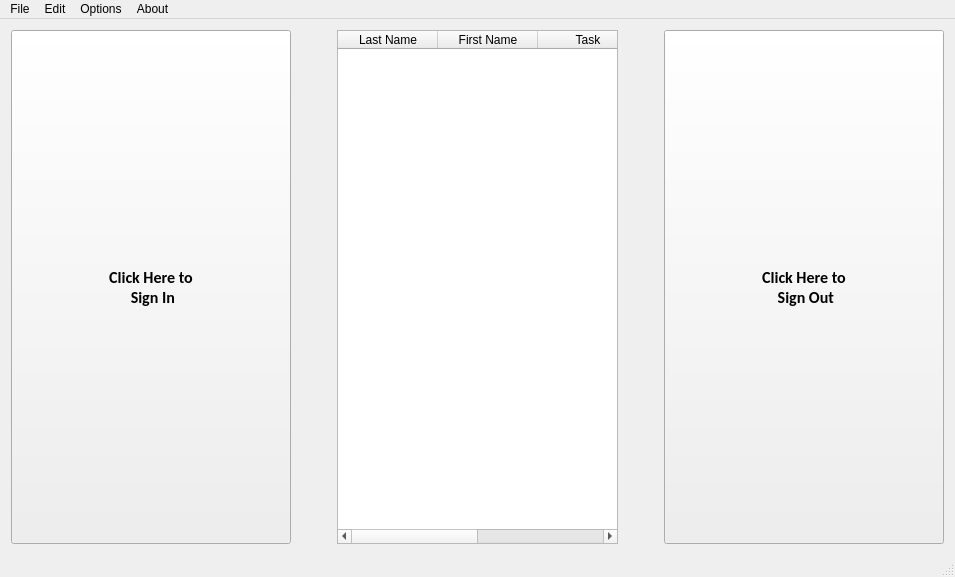
<?xml version="1.0" encoding="UTF-8"?>
<ui version="4.0">
 <class>LogNotebookClass</class>
 <widget class="QMainWindow" name="LogNotebookClass">
  <property name="geometry">
   <rect>
    <x>0</x>
    <y>0</y>
    <width>955</width>
    <height>577</height>
   </rect>
  </property>
  <property name="windowTitle">
   <string>Log Notebook</string>
  </property>
  <widget class="QWidget" name="centralWidget">
   <layout class="QHBoxLayout" name="horizontalLayout">
    <item>
     <widget class="QPushButton" name="signInBtn">
      <property name="sizePolicy">
       <sizepolicy hsizetype="Minimum" vsizetype="Minimum">
        <horstretch>0</horstretch>
        <verstretch>0</verstretch>
       </sizepolicy>
      </property>
      <property name="minimumSize">
       <size>
        <width>0</width>
        <height>0</height>
       </size>
      </property>
      <property name="font">
       <font>
        <family>Calibri</family>
        <pointsize>12</pointsize>
        <weight>75</weight>
        <bold>true</bold>
       </font>
      </property>
      <property name="autoFillBackground">
       <bool>false</bool>
      </property>
      <property name="text">
       <string>Click Here to 
 Sign In</string>
      </property>
     </widget>
    </item>
    <item>
     <spacer name="horizontalSpacer_2">
      <property name="orientation">
       <enum>Qt::Horizontal</enum>
      </property>
      <property name="sizeType">
       <enum>QSizePolicy::Preferred</enum>
      </property>
      <property name="sizeHint" stdset="0">
       <size>
        <width>40</width>
        <height>20</height>
       </size>
      </property>
     </spacer>
    </item>
    <item>
     <widget class="QTableWidget" name="tableWidget">
      <property name="enabled">
       <bool>true</bool>
      </property>
      <property name="sizePolicy">
       <sizepolicy hsizetype="Preferred" vsizetype="Preferred">
        <horstretch>0</horstretch>
        <verstretch>0</verstretch>
       </sizepolicy>
      </property>
      <property name="minimumSize">
       <size>
        <width>0</width>
        <height>0</height>
       </size>
      </property>
      <property name="editTriggers">
       <set>QAbstractItemView::NoEditTriggers</set>
      </property>
      <property name="alternatingRowColors">
       <bool>true</bool>
      </property>
      <property name="selectionMode">
       <enum>QAbstractItemView::NoSelection</enum>
      </property>
      <attribute name="horizontalHeaderCascadingSectionResizes">
       <bool>false</bool>
      </attribute>
      <attribute name="horizontalHeaderMinimumSectionSize">
       <number>100</number>
      </attribute>
      <attribute name="horizontalHeaderDefaultSectionSize">
       <number>100</number>
      </attribute>
      <attribute name="horizontalHeaderHighlightSections">
       <bool>false</bool>
      </attribute>
      <attribute name="horizontalHeaderShowSortIndicator" stdset="0">
       <bool>false</bool>
      </attribute>
      <attribute name="horizontalHeaderStretchLastSection">
       <bool>true</bool>
      </attribute>
      <attribute name="verticalHeaderVisible">
       <bool>true</bool>
      </attribute>
      <attribute name="verticalHeaderMinimumSectionSize">
       <number>100</number>
      </attribute>
      <column>
       <property name="text">
        <string>Last Name</string>
       </property>
      </column>
      <column>
       <property name="text">
        <string>First Name</string>
       </property>
      </column>
      <column>
       <property name="text">
        <string>Task</string>
       </property>
      </column>
      <column>
       <property name="text">
        <string>Time In</string>
       </property>
      </column>
     </widget>
    </item>
    <item>
     <spacer name="horizontalSpacer">
      <property name="orientation">
       <enum>Qt::Horizontal</enum>
      </property>
      <property name="sizeType">
       <enum>QSizePolicy::Preferred</enum>
      </property>
      <property name="sizeHint" stdset="0">
       <size>
        <width>40</width>
        <height>20</height>
       </size>
      </property>
     </spacer>
    </item>
    <item>
     <widget class="QPushButton" name="signOutBtn">
      <property name="sizePolicy">
       <sizepolicy hsizetype="Preferred" vsizetype="Minimum">
        <horstretch>0</horstretch>
        <verstretch>0</verstretch>
       </sizepolicy>
      </property>
      <property name="minimumSize">
       <size>
        <width>0</width>
        <height>0</height>
       </size>
      </property>
      <property name="font">
       <font>
        <family>Calibri</family>
        <pointsize>12</pointsize>
        <weight>75</weight>
        <bold>true</bold>
       </font>
      </property>
      <property name="text">
       <string>Click Here to 
 Sign Out</string>
      </property>
     </widget>
    </item>
   </layout>
  </widget>
  <widget class="QMenuBar" name="menuBar">
   <property name="geometry">
    <rect>
     <x>0</x>
     <y>0</y>
     <width>955</width>
     <height>26</height>
    </rect>
   </property>
   <widget class="QMenu" name="menuData">
    <property name="title">
     <string>File</string>
    </property>
    <addaction name="exportExcel"/>
    <addaction name="exportCSV"/>
   </widget>
   <widget class="QMenu" name="menuOptions">
    <property name="title">
     <string>Edit</string>
    </property>
    <addaction name="resetVolunteerHours"/>
   </widget>
   <widget class="QMenu" name="menuAbout">
    <property name="title">
     <string>About</string>
    </property>
    <addaction name="actionAbout"/>
   </widget>
   <widget class="QMenu" name="menuOption">
    <property name="title">
     <string>Options</string>
    </property>
    <addaction name="manageCloud"/>
   </widget>
   <addaction name="menuData"/>
   <addaction name="menuOptions"/>
   <addaction name="menuOption"/>
   <addaction name="menuAbout"/>
  </widget>
  <widget class="QStatusBar" name="statusBar"/>
  <action name="exportSheet">
   <property name="text">
    <string>Export Time Sheet</string>
   </property>
  </action>
  <action name="exportWorked">
   <property name="text">
    <string>Export Time Worked</string>
   </property>
  </action>
  <action name="exportSheet_2">
   <property name="text">
    <string>Log...</string>
   </property>
  </action>
  <action name="exportWorked_2">
   <property name="text">
    <string>Volunteer Hours...</string>
   </property>
  </action>
  <action name="clearLog">
   <property name="text">
    <string>Reset Log...</string>
   </property>
  </action>
  <action name="resetVolunteerHours">
   <property name="text">
    <string>Reset Data...</string>
   </property>
  </action>
  <action name="openTimeSheet">
   <property name="text">
    <string>Log...</string>
   </property>
  </action>
  <action name="openTimeWorked">
   <property name="text">
    <string>Volunteer Hours...</string>
   </property>
  </action>
  <action name="actionAbout">
   <property name="text">
    <string>About</string>
   </property>
  </action>
  <action name="exportExcel">
   <property name="text">
    <string>Export To Excel...</string>
   </property>
  </action>
  <action name="exportCSV">
   <property name="text">
    <string>Export To CSV...</string>
   </property>
  </action>
  <action name="manageCloud">
   <property name="text">
    <string>Manage Cloud Backup</string>
   </property>
  </action>
  <action name="backup">
   <property name="text">
    <string>Back Up Now</string>
   </property>
  </action>
  <action name="getLastBacup">
   <property name="text">
    <string>Get Last Backup</string>
   </property>
  </action>
  <action name="setBackupFrequency">
   <property name="text">
    <string>Set Backup Frequency</string>
   </property>
  </action>
 </widget>
 <layoutdefault spacing="6" margin="11"/>
 <tabstops>
  <tabstop>signInBtn</tabstop>
  <tabstop>signOutBtn</tabstop>
  <tabstop>tableWidget</tabstop>
 </tabstops>
 <resources>
  <include location="LogNotebook.qrc"/>
 </resources>
 <connections/>
</ui>
